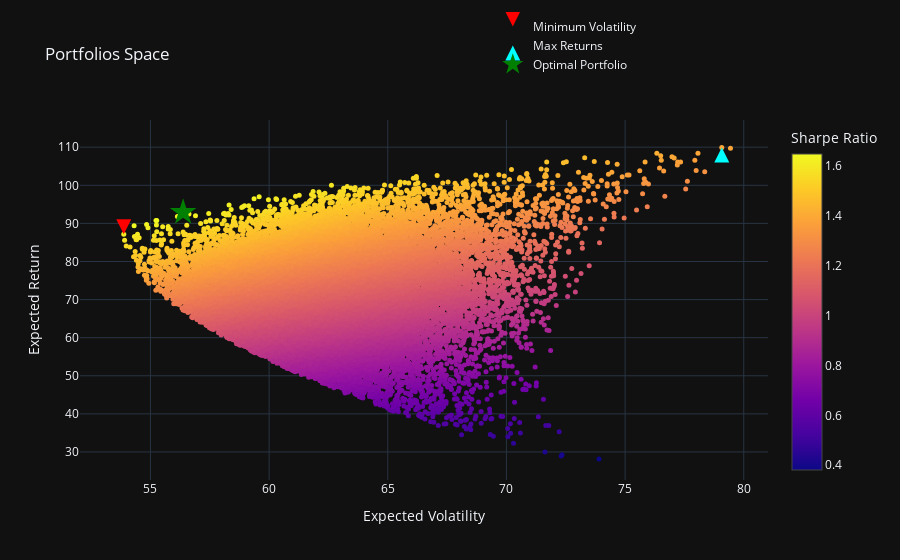

Notebook source saved alongside this figure:
### Markdown cell above
# Efficient Frontier

### Code cell
fig = go.Figure()

# Add scatter plot for the portfolios with color based on Sharpe Ratio
fig.add_trace(go.Scatter(
    x=ptfs_df['std'], 
    y=ptfs_df['returns'], 
    mode='markers', 
    showlegend=False,
    marker=dict(
        color=ptfs_df['sharpe'],
        colorscale='plasma',
        colorbar=dict(title="Sharpe Ratio"),
        size=5,
        showscale=True
    ),
))

# Mark Min Volatility Portfolio
fig.add_trace(go.Scatter(
    name="Minimum Volatility",
    x=[min_volatility_portfolio['std']],
    y=[min_volatility_portfolio['returns']],
    mode='markers',
    marker=dict(symbol='arrow-bar-down', size=15, color='red')
))

fig.add_trace(go.Scatter(
    name="Max Returns",
    x=[max_returns_portfolio['std']],
    y=[max_returns_portfolio['returns']],
    mode='markers',
    marker=dict(symbol='arrow-bar-up', size=15, color='cyan')
))

fig.add_trace(go.Scatter(
    name="Optimal Portfolio",
    x=[max_sharpe_portfolio['std']],
    y=[max_sharpe_portfolio['returns']],
    mode='markers',
    marker=dict(symbol='star', size=20, color='green')
))


# Fig config
fig.update_layout(
    title="Portfolios Space",
    xaxis_title="Expected Volatility",
    yaxis_title="Expected Return",
    legend=dict(
        yanchor="top",
        y=1.3,
        xanchor="left",
        x=0.6
    )
)

# Show the figure
fig.update_layout(template='plotly_dark')
fig.show()

### Figure 1 — Plotly figure (JSON) as saved in the notebook; plotly's stock layout.template omitted (floating-point values rounded to 4 significant figures; data arrays with more than 128 entries replaced by an {"elided": "..."} marker saying what was removed)
{"data": [{"marker": {"color": {"elided": "25000 float values"}, "colorbar": {"title": {"text": "Sharpe Ratio"}}, "colorscale": [[0, "#0d0887"], [0.1111, "#46039f"], [0.2222, "#7201a8"], [0.3333, "#9c179e"], [0.4444, "#bd3786"], [0.5556, "#d8576b"], [0.6667, "#ed7953"], [0.7778, "#fb9f3a"], [0.8889, "#fdca26"], [1, "#f0f921"]], "showscale": true, "size": 5}, "mode": "markers", "showlegend": false, "type": "scatter", "x": {"elided": "25000 float values"}, "y": {"elided": "25000 float values"}}, {"marker": {"color": "red", "size": 15, "symbol": "arrow-bar-down"}, "mode": "markers", "name": "Minimum Volatility", "type": "scatter", "x": [53.88], "y": [87.12]}, {"marker": {"color": "cyan", "size": 15, "symbol": "arrow-bar-up"}, "mode": "markers", "name": "Max Returns", "type": "scatter", "x": [79.07], "y": [110.0]}, {"marker": {"color": "green", "size": 20, "symbol": "star"}, "mode": "markers", "name": "Optimal Portfolio", "type": "scatter", "x": [56.38], "y": [92.9]}], "layout": {"legend": {"x": 0.6, "xanchor": "left", "y": 1.3, "yanchor": "top"}, "title": {"text": "Portfolios Space"}, "xaxis": {"title": {"text": "Expected Volatility"}}, "yaxis": {"title": {"text": "Expected Return"}}}}
